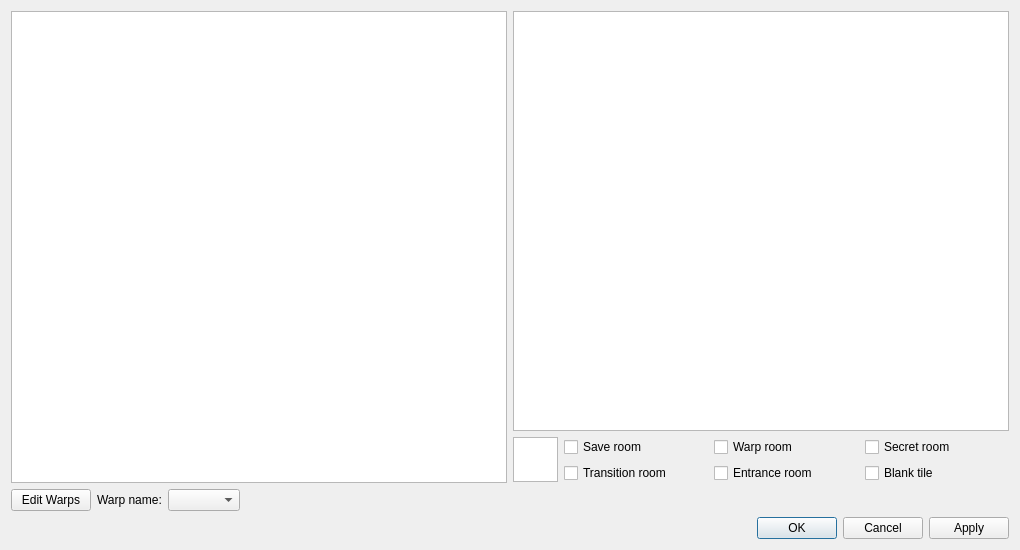
<?xml version="1.0" encoding="UTF-8"?>
<ui version="4.0">
 <class>MapEditor</class>
 <widget class="QDialog" name="MapEditor">
  <property name="geometry">
   <rect>
    <x>0</x>
    <y>0</y>
    <width>1020</width>
    <height>550</height>
   </rect>
  </property>
  <property name="windowTitle">
   <string>Map Editor</string>
  </property>
  <layout class="QVBoxLayout" name="verticalLayout_2">
   <item>
    <layout class="QHBoxLayout" name="horizontalLayout_3">
     <item>
      <widget class="QGraphicsView" name="map_graphics_view">
       <property name="minimumSize">
        <size>
         <width>257</width>
         <height>193</height>
        </size>
       </property>
      </widget>
     </item>
     <item>
      <layout class="QVBoxLayout" name="verticalLayout">
       <item>
        <widget class="QGraphicsView" name="available_tiles_graphics_view"/>
       </item>
       <item>
        <layout class="QHBoxLayout" name="horizontalLayout">
         <item>
          <widget class="QGraphicsView" name="selected_tile_graphics_view">
           <property name="maximumSize">
            <size>
             <width>45</width>
             <height>45</height>
            </size>
           </property>
          </widget>
         </item>
         <item>
          <layout class="QGridLayout" name="gridLayout">
           <item row="0" column="2">
            <widget class="QCheckBox" name="is_secret">
             <property name="text">
              <string>Secret room</string>
             </property>
            </widget>
           </item>
           <item row="0" column="1">
            <widget class="QCheckBox" name="is_warp">
             <property name="text">
              <string>Warp room</string>
             </property>
            </widget>
           </item>
           <item row="0" column="0">
            <widget class="QCheckBox" name="is_save">
             <property name="text">
              <string>Save room</string>
             </property>
            </widget>
           </item>
           <item row="1" column="0">
            <widget class="QCheckBox" name="is_transition">
             <property name="text">
              <string>Transition room</string>
             </property>
            </widget>
           </item>
           <item row="1" column="1">
            <widget class="QCheckBox" name="is_entrance">
             <property name="text">
              <string>Entrance room</string>
             </property>
            </widget>
           </item>
           <item row="1" column="2">
            <widget class="QCheckBox" name="is_blank">
             <property name="text">
              <string>Blank tile</string>
             </property>
            </widget>
           </item>
          </layout>
         </item>
        </layout>
       </item>
      </layout>
     </item>
    </layout>
   </item>
   <item>
    <layout class="QHBoxLayout" name="horizontalLayout_2">
     <item>
      <widget class="QPushButton" name="edit_warps_button">
       <property name="text">
        <string>Edit Warps</string>
       </property>
      </widget>
     </item>
     <item>
      <widget class="QLabel" name="warp_name_label">
       <property name="text">
        <string>Warp name:</string>
       </property>
      </widget>
     </item>
     <item>
      <widget class="QComboBox" name="warp_name"/>
     </item>
     <item>
      <spacer name="horizontalSpacer">
       <property name="orientation">
        <enum>Qt::Horizontal</enum>
       </property>
       <property name="sizeHint" stdset="0">
        <size>
         <width>40</width>
         <height>20</height>
        </size>
       </property>
      </spacer>
     </item>
    </layout>
   </item>
   <item>
    <widget class="QDialogButtonBox" name="buttonBox">
     <property name="standardButtons">
      <set>QDialogButtonBox::Apply|QDialogButtonBox::Cancel|QDialogButtonBox::Ok</set>
     </property>
    </widget>
   </item>
  </layout>
 </widget>
 <resources/>
 <connections/>
</ui>
